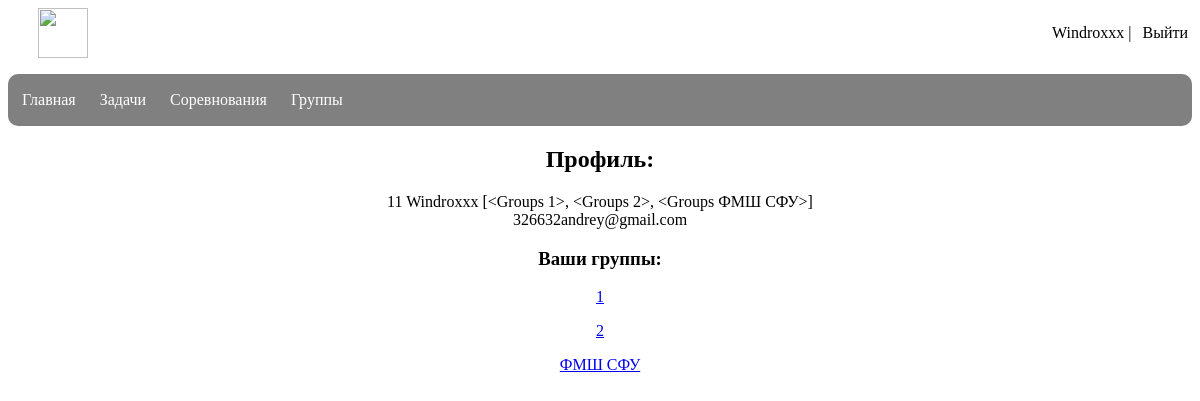
Page /profile (signed in) on the committed database.
### app/models.py (models this page shows, shortened)
class User(UserMixin, db.Model):
    id = db.Column(db.Integer, primary_key=True)
    username = db.Column(db.String(50), index=True, unique=True)
    email = db.Column(db.String(120), index=True, unique=True)
    password_hash = db.Column(db.String(128))
    groups = db.relationship('UserGroup', backref='user', lazy='dynamic')
    tasks = db.relationship('Task', backref='creator', lazy='dynamic')
    solutions = db.relationship('Solution', backref='user', lazy='dynamic')
    def get_groups(self):
        return Groups.query.filter(Groups.id.in_(list(map(lambda g: g.id, self.groups)))).all()

class UserGroup(db.Model):
    id = db.Column(db.Integer, primary_key=True)
    user_id = db.Column(db.Integer, db.ForeignKey('user.id'))
    group_id = db.Column(db.Integer, db.ForeignKey('groups.id'))

class Groups(db.Model):
    id = db.Column(db.Integer, primary_key=True)
    title = db.Column(db.String(100), unique=True, nullable=False)
    statement = db.Column(db.Text, nullable=True)
    users = db.relationship('UserGroup', backref='group', lazy='dynamic')
    def __repr__(self):
        return '<Groups {}>'.format(self.title)

### app/routes.py (the view)
@app.route('/profile', methods=['GET', 'POST'])
def profile():
    return render_template('profile.html')

### app/models.py (called while the page is built)
@login.user_loader
def load_user(id):
    return User.query.get(int(id))

### app/templates/profile.html
{% extends "base.html" %}
{% block content %}
<h2>Профиль:</h2>
<div id="profile">
    {{ current_user.id }}
    {{ current_user.username }}
    {{ current_user.get_groups() }}
    <br>
    {{ current_user.email }}
    <h3>Ваши группы:</h3>
    <p>
        {% for group in current_user.get_groups() %}
    <p>
        <a href="{{ url_for('group_detail', group_id=group.id) }}">{{ group.title }}</a>
    </p>
    {% endfor %}
    </p>
</div>
{% endblock %}

### app/templates/base.html (shortened to what this page needs)
<html>
    <head>
        <link type="text/css" href="../static/css/styles.css" rel="stylesheet" />
    </head>
    <body>
        <div id="header">
            <a href="/"><img class="logo" src="../static/images/logo.png"></a>
            <div>
                {% if current_user.is_anonymous %}
                <a href="/login" class="login">Войти</a>
                |
                <a href="/register" class="login">Зарегистрироваться</a>
                {% else %}
                <a href="/profile" id="profile_button"> {{ current_user.username }} </a>
                |
                <a href="{{ '/logout' }}" class="login">Выйти</a>
                {% endif %}
            </div>
        </div>
        <div id="menu">
            <ul>
                <li><a href="/">Главная</a></li>
                <li><a href="/tasks">Задачи</a></li>
                <li><a href="/contests">Соревнования</a></li>
                <li><a href="/groups">Группы</a></li>
            </ul>
        </div>
        {% block content %}{% endblock %}
    </body>
</html>

### app/static/css/styles.css (style rules this page uses)
body { font-family: Comic Sans MS; }
ul { list-style-type: none; padding: 7px; overflow: hidden; background-color: grey; border-radius: 10px; }
.logo { height: 50px; margin-left: 30px; }
#header { display: flex; justify-content: space-between; align-items: center; }
.login { color: black; text-align: center; }
.login { padding: 4px; padding-left: 7px; color: black; border-radius: 5px; text-decoration: none; }
li { float: left; }
li a { display: block; color: white; text-align: center; margin-right: 10px; padding: 10px; padding-left: 7px; padding-right: 7px; border-radius: 10px; text-decoration: none; }
#profile_button { color: black; text-decoration: none; }
#profile { text-align: center; }
h2 { text-align: center; }

### rows in the picture
User: username "Windroxxx", id "11", email "326632andrey@gmail.com"
UserGroup: get_groups "[<Groups 1>, <Groups 2>, <Groups ФМШ СФУ>]"
Groups: title "1"
Groups: title "2"
Groups: title "ФМШ СФУ"
